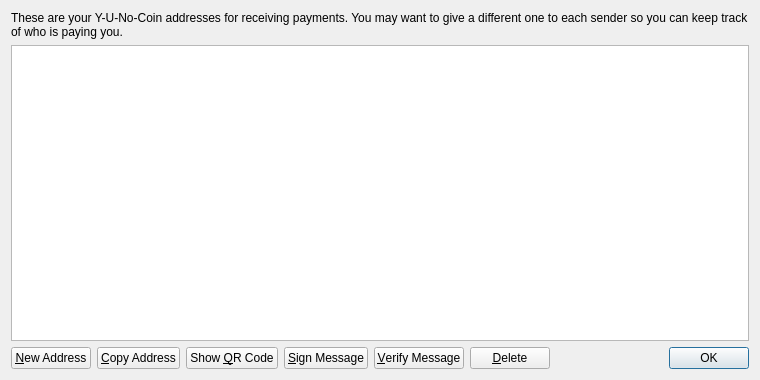
<?xml version="1.0" encoding="UTF-8"?>
<ui version="4.0">
 <class>AddressBookPage</class>
 <widget class="QWidget" name="AddressBookPage">
  <property name="geometry">
   <rect>
    <x>0</x>
    <y>0</y>
    <width>760</width>
    <height>380</height>
   </rect>
  </property>
  <property name="windowTitle">
   <string>Address Book</string>
  </property>
  <layout class="QVBoxLayout" name="verticalLayout">
   <item>
    <widget class="QLabel" name="labelExplanation">
     <property name="text">
      <string>These are your Y-U-No-Coin addresses for receiving payments. You may want to give a different one to each sender so you can keep track of who is paying you.</string>
     </property>
     <property name="textFormat">
      <enum>Qt::PlainText</enum>
     </property>
     <property name="wordWrap">
      <bool>true</bool>
     </property>
    </widget>
   </item>
   <item>
    <widget class="QTableView" name="tableView">
     <property name="contextMenuPolicy">
      <enum>Qt::CustomContextMenu</enum>
     </property>
     <property name="toolTip">
      <string>Double-click to edit address or label</string>
     </property>
     <property name="tabKeyNavigation">
      <bool>false</bool>
     </property>
     <property name="alternatingRowColors">
      <bool>true</bool>
     </property>
     <property name="selectionMode">
      <enum>QAbstractItemView::SingleSelection</enum>
     </property>
     <property name="selectionBehavior">
      <enum>QAbstractItemView::SelectRows</enum>
     </property>
     <property name="sortingEnabled">
      <bool>true</bool>
     </property>
     <attribute name="verticalHeaderVisible">
      <bool>false</bool>
     </attribute>
    </widget>
   </item>
   <item>
    <layout class="QHBoxLayout" name="horizontalLayout">
     <item>
      <widget class="QPushButton" name="newAddressButton">
       <property name="toolTip">
        <string>Create a new address</string>
       </property>
       <property name="text">
        <string>&amp;New Address</string>
       </property>
       <property name="icon">
        <iconset resource="../bitcoin.qrc">
         <normaloff>:/icons/add</normaloff>:/icons/add</iconset>
       </property>
      </widget>
     </item>
     <item>
      <widget class="QPushButton" name="copyToClipboard">
       <property name="toolTip">
        <string>Copy the currently selected address to the system clipboard</string>
       </property>
       <property name="text">
        <string>&amp;Copy Address</string>
       </property>
       <property name="icon">
        <iconset resource="../bitcoin.qrc">
         <normaloff>:/icons/editcopy</normaloff>:/icons/editcopy</iconset>
       </property>
      </widget>
     </item>
     <item>
      <widget class="QPushButton" name="showQRCode">
       <property name="text">
        <string>Show &amp;QR Code</string>
       </property>
       <property name="icon">
        <iconset resource="../bitcoin.qrc">
         <normaloff>:/icons/qrcode</normaloff>:/icons/qrcode</iconset>
       </property>
      </widget>
     </item>
     <item>
      <widget class="QPushButton" name="signMessage">
       <property name="toolTip">
        <string>Sign a message to prove you own a Bitcoin address</string>
       </property>
       <property name="text">
        <string>&amp;Sign Message</string>
       </property>
       <property name="icon">
        <iconset resource="../bitcoin.qrc">
         <normaloff>:/icons/edit</normaloff>:/icons/edit</iconset>
       </property>
      </widget>
     </item>
     <item>
      <widget class="QPushButton" name="verifyMessage">
       <property name="toolTip">
        <string>Verify a message to ensure it was signed with a specified Bitcoin address</string>
       </property>
       <property name="text">
        <string>&amp;Verify Message</string>
       </property>
       <property name="icon">
        <iconset resource="../bitcoin.qrc">
         <normaloff>:/icons/transaction_0</normaloff>:/icons/transaction_0</iconset>
       </property>
      </widget>
     </item>
     <item>
      <widget class="QPushButton" name="deleteButton">
       <property name="toolTip">
        <string>Delete the currently selected address from the list. Only sending addresses can be deleted.</string>
       </property>
       <property name="text">
        <string>&amp;Delete</string>
       </property>
       <property name="icon">
        <iconset resource="../bitcoin.qrc">
         <normaloff>:/icons/remove</normaloff>:/icons/remove</iconset>
       </property>
      </widget>
     </item>
     <item>
      <spacer name="horizontalSpacer">
       <property name="orientation">
        <enum>Qt::Horizontal</enum>
       </property>
       <property name="sizeHint" stdset="0">
        <size>
         <width>40</width>
         <height>20</height>
        </size>
       </property>
      </spacer>
     </item>
     <item>
      <widget class="QDialogButtonBox" name="buttonBox">
       <property name="sizePolicy">
        <sizepolicy hsizetype="Maximum" vsizetype="Fixed">
         <horstretch>0</horstretch>
         <verstretch>0</verstretch>
        </sizepolicy>
       </property>
       <property name="standardButtons">
        <set>QDialogButtonBox::Ok</set>
       </property>
      </widget>
     </item>
    </layout>
   </item>
  </layout>
 </widget>
 <resources>
  <include location="../bitcoin.qrc"/>
 </resources>
 <connections/>
</ui>
